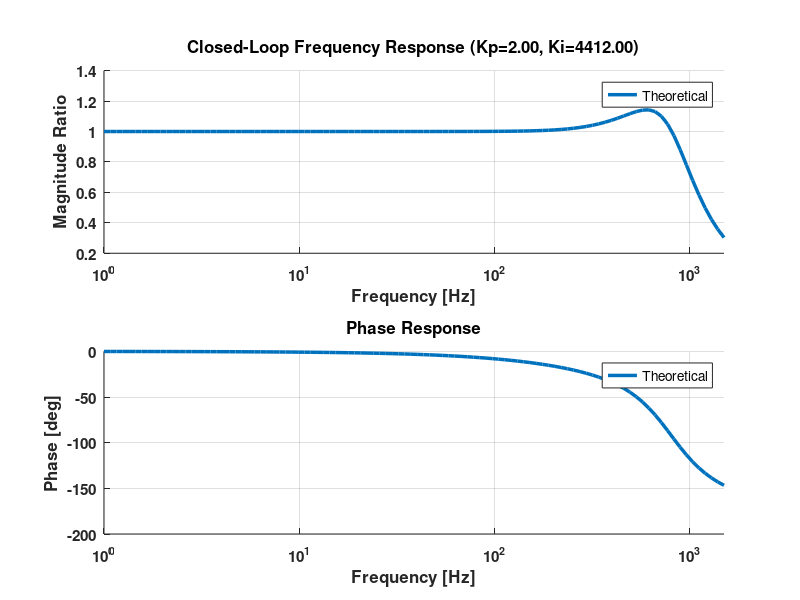

Reproduce this figure in MATLAB. (Note: this script raises an error after producing the figure.)
% plot_theoretical_bode.m
% PI Controller 理論波德圖（閉迴路）
%
% 功能：
%   1. 計算 PI 控制器 C(s) 和受控體 H(s) 的閉迴路轉移函數 T(s)
%   2. 繪製理論波德圖（Magnitude 和 Phase）
%   3. 可選：疊加實測數據進行比較
%
% 閉迴路轉移函數：
%   T(s) = C(s)H(s) / [1 + C(s)H(s)]
%
% 其中：
%   C(s) = Kp + Ki/s          (PI 控制器)
%   H(s) = 給定的受控體轉移函數

clear; clc; close all;

fprintf('\n');
fprintf('════════════════════════════════════════════════════════════\n');
fprintf('           PI Controller 理論波德圖（閉迴路）\n');
fprintf('════════════════════════════════════════════════════════════\n');
fprintf('\n');

%% SECTION 1: 配置區域

% ===== PI 控制器參數 =====
zc = 2206;                % Ki/Kp
Kp_value = 2;
Ki_value = Kp_value * zc;

fprintf('【PI 控制器參數】\n');
fprintf('────────────────────────\n');
fprintf('  Kp = %.2f\n', Kp_value);
fprintf('  Ki = %.2f\n', Ki_value);
fprintf('  zc = %.0f\n', zc);
fprintf('\n');

% ===== 受控體轉移函數 H(s) =====
% H(s) = 1.1592×10⁷ / (s² + 6.6172×10³s + 1.1592×10⁷)
H_num = 1.1592e7;
H_den = [1, 6.6172e3, 1.1592e7];

fprintf('【受控體轉移函數 H(s)】\n');
fprintf('────────────────────────\n');
fprintf('  H(s) = %.4e / (s² + %.4es + %.4e)\n', H_num, H_den(2), H_den(3));
fprintf('\n');

% ===== 實測數據載入設定 =====
LOAD_EXPERIMENTAL_DATA = true;                    % 是否載入實測數據
experimental_mat_file = 'freq_sweep_ch5_20251022_220023.mat';  % 手動指定檔案名稱
% experimental_mat_file = '';  % 留空則自動找最新檔案

% 實測數據路徑
script_dir = fileparts(mfilename('fullpath'));
scripts_root = fullfile(script_dir, '..');
project_root = fullfile(scripts_root, '..');
experimental_data_dir = fullfile(project_root, 'test_results', 'pi_controller', 'frequency_response');

% ===== 波德圖頻率範圍 =====
freq_min = 1;           % 最小頻率 [Hz]
freq_max = 1500;       % 最大頻率 [Hz]
num_points = 100;      % 頻率點數

%% SECTION 2: 建立轉移函數

fprintf('【建立轉移函數】\n');
fprintf('────────────────────────\n');

% PI 控制器 C(s) = Kp + Ki/s = (Kp*s + Ki)/s
C_num = [Kp_value, Ki_value];
C_den = [1, 0];
C = tf(C_num, C_den);

fprintf('  ✓ PI 控制器 C(s) 已建立\n');
fprintf('    C(s) = (%.2f·s + %.2f) / s\n', Kp_value, Ki_value);

% 受控體 H(s)
H = tf(H_num, H_den);

fprintf('  ✓ 受控體 H(s) 已建立\n');

% 開迴路轉移函數 L(s) = C(s) * H(s)
L = C * H;

fprintf('  ✓ 開迴路轉移函數 L(s) = C(s)·H(s) 已建立\n');

% 閉迴路轉移函數 T(s) = L(s) / (1 + L(s))
T = feedback(L, 1);

fprintf('  ✓ 閉迴路轉移函數 T(s) = L(s)/(1+L(s)) 已建立\n');
fprintf('\n');

%% SECTION 3: 計算頻率響應

fprintf('【計算頻率響應】\n');
fprintf('────────────────────────\n');

% 頻率向量（對數分布）
freq_vec = logspace(log10(freq_min), log10(freq_max), num_points);
omega_vec = 2 * pi * freq_vec;

% 計算波德響應
[mag, phase, wout] = bode(T, omega_vec);

% 將輸出轉換為向量
mag_vec = squeeze(mag);           % 線性增益
mag_dB_vec = 20*log10(mag_vec);   % dB
phase_vec = squeeze(phase);       % 度

fprintf('  ✓ 頻率響應計算完成\n');
fprintf('    頻率範圍: %.1f Hz ~ %.1f kHz\n', freq_min, freq_max/1000);
fprintf('    頻率點數: %d\n', num_points);
fprintf('\n');

%% SECTION 4: 載入實測數據（可選）

experimental_loaded = false;
experimental_channel = NaN;
experimental_freq = [];
experimental_mag = [];
experimental_phase = [];

if LOAD_EXPERIMENTAL_DATA
    fprintf('【載入實測數據】\n');
    fprintf('────────────────────────\n');

    % 自動找最新檔案或使用指定檔案
    if isempty(experimental_mat_file)
        % 自動找最新檔案
        mat_files = dir(fullfile(experimental_data_dir, 'freq_sweep_ch*.mat'));

        if isempty(mat_files)
            fprintf('  ✗ 找不到實測數據檔案\n');
            fprintf('    搜尋路徑: %s\n', experimental_data_dir);
            fprintf('    跳過實測數據疊加\n\n');
        else
            % 按時間排序，取最新
            [~, idx] = max([mat_files.datenum]);
            experimental_mat_file = mat_files(idx).name;
            fprintf('  ℹ 自動選擇最新檔案: %s\n', experimental_mat_file);
        end
    else
        fprintf('  ℹ 使用指定檔案: %s\n', experimental_mat_file);
    end

    % 載入檔案
    if ~isempty(experimental_mat_file)
        mat_path = fullfile(experimental_data_dir, experimental_mat_file);

        if exist(mat_path, 'file')
            % 從檔案名稱解析通道號
            % 格式： freq_sweep_ch1_20250122_143052.mat → ch = 1
            tokens = regexp(experimental_mat_file, 'freq_sweep_ch(\d+)_', 'tokens');

            if ~isempty(tokens)
                experimental_channel = str2double(tokens{1}{1});
                fprintf('  ✓ 檔案解析: 通道 P%d\n', experimental_channel);
            else
                fprintf('  ✗ 無法從檔案名稱解析通道號\n');
                fprintf('    請確認檔案名稱格式: freq_sweep_ch<N>_<timestamp>.mat\n\n');
                LOAD_EXPERIMENTAL_DATA = false;
            end

            if LOAD_EXPERIMENTAL_DATA
                % 載入數據
                try
                    data = load(mat_path);
                    results = data.results;

                    experimental_freq = results.frequencies;
                    experimental_mag = results.magnitude_ratio(:, experimental_channel);
                    experimental_phase = results.phase_lag(:, experimental_channel);

                    experimental_loaded = true;

                    fprintf('  ✓ 數據載入完成\n');
                    fprintf('    頻率點數: %d\n', length(experimental_freq));
                    fprintf('    頻率範圍: %.1f ~ %.1f Hz\n', ...
                            experimental_freq(1), experimental_freq(end));
                    fprintf('    實測 Kp: %.2f\n', results.Kp);
                    fprintf('    實測 Ki: %.2f\n', results.Ki);
                    fprintf('\n');

                    % 檢查參數是否一致
                    if abs(results.Kp - Kp_value) > 1e-6 || abs(results.Ki - Ki_value) > 1e-6
                        fprintf('  ⚠ 警告: 實測數據的 PI 參數與理論不一致！\n');
                        fprintf('    理論: Kp=%.2f, Ki=%.2f\n', Kp_value, Ki_value);
                        fprintf('    實測: Kp=%.2f, Ki=%.2f\n', results.Kp, results.Ki);
                        fprintf('\n');
                    end

                catch ME
                    fprintf('  ✗ 數據載入失敗: %s\n', ME.message);
                    fprintf('    跳過實測數據疊加\n\n');
                    LOAD_EXPERIMENTAL_DATA = false;
                end
            end
        else
            fprintf('  ✗ 找不到檔案: %s\n', mat_path);
            fprintf('    跳過實測數據疊加\n\n');
            LOAD_EXPERIMENTAL_DATA = false;
        end
    end
end

%% SECTION 5: 繪製波德圖

fprintf('【繪製波德圖】\n');
fprintf('────────────────────────\n');

fig = figure('Name', 'Closed-Loop Bode Plot (Theoretical vs Experimental)', ...
             'Position', [100, 100, 1200, 800]);

% ===== 上圖：Magnitude =====
subplot(2,1,1);
hold on; grid on;

% 理論曲線（藍色粗實線）
semilogx(freq_vec, mag_vec, '-', 'LineWidth', 2.5, ...
         'Color', [0, 0.4470, 0.7410], 'DisplayName', 'Theoretical');

% 實測數據點（紅色圓圈）
if experimental_loaded
    semilogx(experimental_freq, experimental_mag, 'o', ...
             'MarkerSize', 8, 'LineWidth', 2, ...
             'MarkerEdgeColor', [0.8500, 0.3250, 0.0980], ...
             'MarkerFaceColor', [1, 0.6, 0.4], ...
             'DisplayName', sprintf('Experimental (P%d)', experimental_channel));
end

xlabel('Frequency [Hz]', 'FontSize', 12, 'FontWeight', 'bold');
ylabel('Magnitude Ratio', 'FontSize', 12, 'FontWeight', 'bold');
title(sprintf('Closed-Loop Frequency Response (Kp=%.2f, Ki=%.2f)', Kp_value, Ki_value), ...
      'FontSize', 14, 'FontWeight', 'bold');
legend('Location', 'best', 'FontSize', 11);
xlim([freq_min, freq_max]);

% 設定座標軸
set(gca, 'XScale', 'log');
set(gca, 'FontSize', 11, 'FontWeight', 'bold');

% ===== 下圖：Phase =====
subplot(2,1,2);
hold on; grid on;

% 理論曲線（藍色粗實線）
semilogx(freq_vec, phase_vec, '-', 'LineWidth', 2.5, ...
         'Color', [0, 0.4470, 0.7410], 'DisplayName', 'Theoretical');

% 實測數據點（紅色圓圈）
if experimental_loaded
    semilogx(experimental_freq, experimental_phase, 'o', ...
             'MarkerSize', 8, 'LineWidth', 2, ...
             'MarkerEdgeColor', [0.8500, 0.3250, 0.0980], ...
             'MarkerFaceColor', [1, 0.6, 0.4], ...
             'DisplayName', sprintf('Experimental (P%d)', experimental_channel));
end

xlabel('Frequency [Hz]', 'FontSize', 12, 'FontWeight', 'bold');
ylabel('Phase [deg]', 'FontSize', 12, 'FontWeight', 'bold');
title('Phase Response', 'FontSize', 14, 'FontWeight', 'bold');
legend('Location', 'best', 'FontSize', 11);
xlim([freq_min, freq_max]);

% 設定座標軸
set(gca, 'XScale', 'log');
set(gca, 'FontSize', 11, 'FontWeight', 'bold');

fprintf('  ✓ 波德圖繪製完成\n');
fprintf('\n');

%% SECTION 6: 分析閉迴路特性

fprintf('【閉迴路系統分析】\n');
fprintf('════════════════════════════════════════════════════════════\n');
fprintf('\n');

% DC 增益（s=0 時的增益）
dc_gain = dcgain(T);
fprintf('  DC 增益: %.4f (%.2f dB, %.2f%%)\n', ...
        dc_gain, 20*log10(dc_gain), dc_gain*100);

% 找 -3dB 頻寬
idx_3dB = find(mag_dB_vec < (20*log10(dc_gain) - 3), 1, 'first');
if ~isempty(idx_3dB) && idx_3dB > 1
    f_3dB = freq_vec(idx_3dB);
    fprintf('  -3dB 頻寬: %.2f Hz\n', f_3dB);
else
    fprintf('  -3dB 頻寬: > %.2f Hz (超出範圍)\n', freq_max);
end

% 峰值增益
[peak_mag, peak_idx] = max(mag_vec);
peak_freq = freq_vec(peak_idx);
peak_mag_dB = 20*log10(peak_mag);

fprintf('  峰值增益: %.4f (%.2f dB) at %.2f Hz\n', ...
        peak_mag, peak_mag_dB, peak_freq);

% 相位裕度和增益裕度
[Gm, Pm, Wcg, Wcp] = margin(L);  % 使用開迴路 L(s) 計算裕度
fprintf('\n  穩定性裕度（基於開迴路）:\n');
fprintf('    增益裕度 (GM): %.2f dB at %.2f Hz\n', 20*log10(Gm), Wcg/(2*pi));
fprintf('    相位裕度 (PM): %.2f° at %.2f Hz\n', Pm, Wcp/(2*pi));

fprintf('\n');
fprintf('════════════════════════════════════════════════════════════\n');

%% SECTION 7: 保存結果（可選）

SAVE_RESULTS = true;

if SAVE_RESULTS
    fprintf('\n【保存結果】\n');
    fprintf('────────────────────────\n');

    % 輸出目錄（每次測試建立專屬資料夾）
    timestamp = datestr(now, 'yyyymmdd_HHMMSS');
    output_dir_base = fullfile(project_root, 'test_results', 'pi_controller', 'theoretical_bode');
    output_dir = fullfile(output_dir_base, sprintf('bode_%s', timestamp));

    if ~exist(output_dir, 'dir')
        mkdir(output_dir);
    end

    % 保存圖片
    png_filename = 'theoretical_bode.png';
    png_path = fullfile(output_dir, png_filename);
    saveas(fig, png_path);
    fprintf('  ✓ 圖片已保存: %s\n', png_filename);

    % 保存數據
    theoretical_results.freq = freq_vec;
    theoretical_results.magnitude = mag_vec;
    theoretical_results.magnitude_dB = mag_dB_vec;
    theoretical_results.phase = phase_vec;
    theoretical_results.Kp = Kp_value;
    theoretical_results.Ki = Ki_value;
    theoretical_results.zc = zc;
    theoretical_results.H_num = H_num;
    theoretical_results.H_den = H_den;
    theoretical_results.dc_gain = dc_gain;

    if experimental_loaded
        theoretical_results.experimental_file = experimental_mat_file;
        theoretical_results.experimental_channel = experimental_channel;
        theoretical_results.experimental_freq = experimental_freq;
        theoretical_results.experimental_mag = experimental_mag;
        theoretical_results.experimental_phase = experimental_phase;
    end

    mat_filename = 'theoretical_bode.mat';
    mat_path = fullfile(output_dir, mat_filename);
    save(mat_path, 'theoretical_results', '-v7.3');
    fprintf('  ✓ 數據已保存: %s\n', mat_filename);

    fprintf('\n  📁 所有檔案保存至: %s\n', output_dir);
    fprintf('\n');
end

%% SECTION 8: 完成

fprintf('════════════════════════════════════════════════════════════\n');
fprintf('                     分析完成\n');
fprintf('════════════════════════════════════════════════════════════\n');
fprintf('\n');
